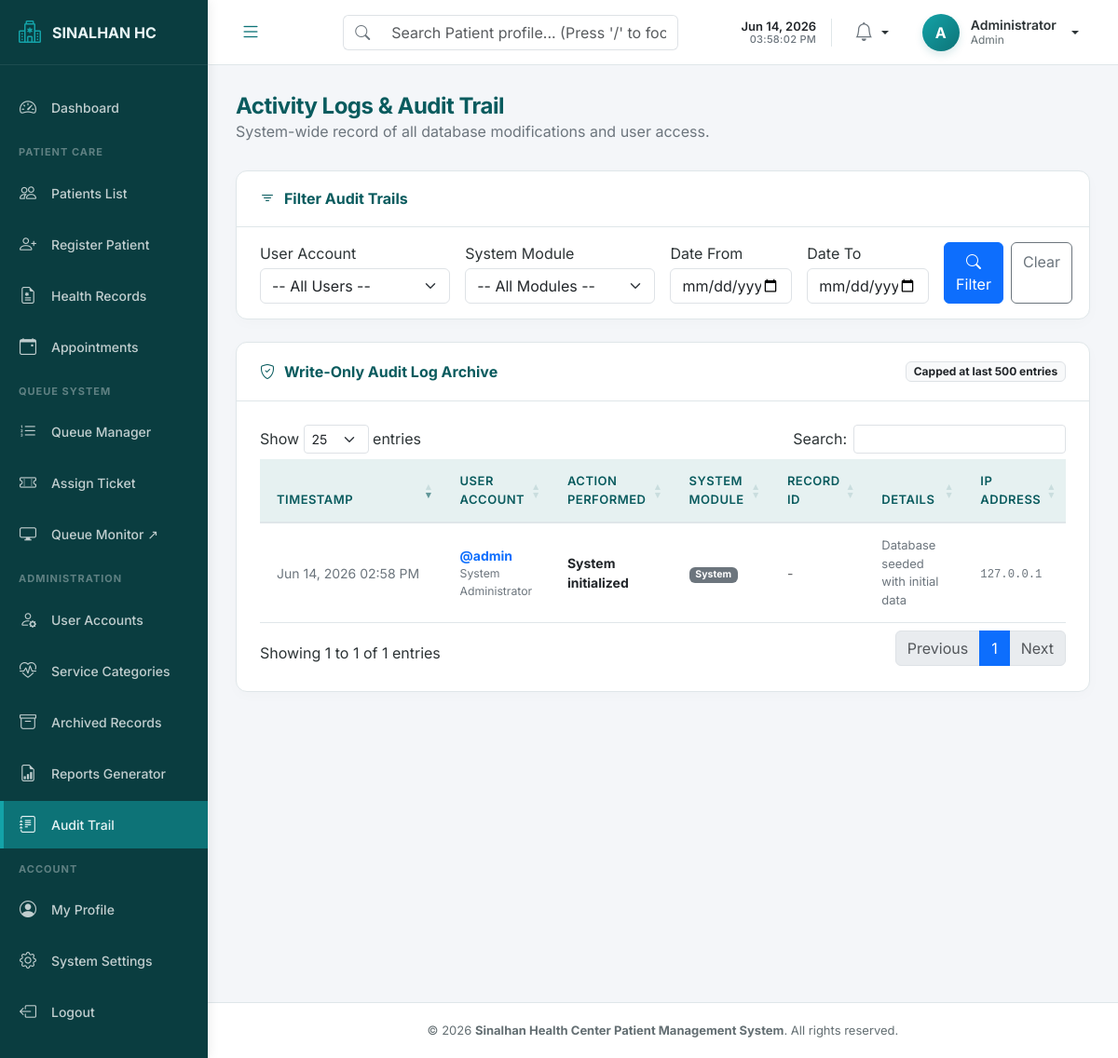
/admin/activity_log.php (signed in), run on the app's committed database.
### tables this page shows
CREATE TABLE IF NOT EXISTS system_settings (
    setting_key VARCHAR(100) NOT NULL PRIMARY KEY,
    setting_value TEXT DEFAULT NULL,
    updated_at TIMESTAMP NOT NULL DEFAULT CURRENT_TIMESTAMP ON UPDATE CURRENT_TIMESTAMP
);

CREATE TABLE IF NOT EXISTS activity_log (
    log_id INT AUTO_INCREMENT PRIMARY KEY,
    user_id INT DEFAULT NULL,
    action VARCHAR(255) NOT NULL COMMENT 'e.g. Registered patient, Updated appointment',
    module ENUM('Patient Records', 'Health Records', 'Appointment', 'Queue', 'Admin', 'Auth', 'System') NOT NULL,
    record_id INT DEFAULT NULL COMMENT 'ID of the affected record',
    details TEXT DEFAULT NULL COMMENT 'Additional context about the action',
    ip_address VARCHAR(45) DEFAULT NULL,
    created_at TIMESTAMP NOT NULL DEFAULT CURRENT_TIMESTAMP,
    INDEX idx_user_id (user_id),
    INDEX idx_module (module),
    INDEX idx_created_at (created_at),
    INDEX idx_record_id (record_id),
    CONSTRAINT fk_activity_log_user 
        FOREIGN KEY (user_id) REFERENCES users(user_id) 
        ON DELETE SET NULL ON UPDATE CASCADE
);

CREATE TABLE IF NOT EXISTS users (
    user_id INT AUTO_INCREMENT PRIMARY KEY,
    username VARCHAR(50) NOT NULL UNIQUE,
    password_hash VARCHAR(255) NOT NULL,
    first_name VARCHAR(100) NOT NULL,
    last_name VARCHAR(100) NOT NULL,
    email VARCHAR(150) DEFAULT NULL,
    contact_number VARCHAR(20) DEFAULT NULL,
    role ENUM('admin', 'staff', 'bhw') NOT NULL DEFAULT 'staff',
    is_active TINYINT(1) NOT NULL DEFAULT 1 COMMENT '1=active, 0=deactivated',
    last_login DATETIME DEFAULT NULL,
    last_login_ip VARCHAR(45) DEFAULT NULL,
    is_archived TINYINT(1) NOT NULL DEFAULT 0 COMMENT '1=archived, 0=active',
    two_fa_secret VARCHAR(32) DEFAULT NULL,
    two_fa_enabled TINYINT(1) DEFAULT 0,
    theme VARCHAR(10) NOT NULL DEFAULT 'light',
    font_size VARCHAR(10) NOT NULL DEFAULT 'normal',
    created_at TIMESTAMP NOT NULL DEFAULT CURRENT_TIMESTAMP,
    updated_at TIMESTAMP NOT NULL DEFAULT CURRENT_TIMESTAMP ON UPDATE CURRENT_TIMESTAMP,
    INDEX idx_role (role),
    INDEX idx_is_active (is_active),
    INDEX idx_is_archived (is_archived)
);

### admin/activity_log.php (the view, shortened to what the rows shown need)
<?php
$pdo = Database::getInstance()->getConnection();
try {
    $sql = "
        SELECT al.log_id, al.action, al.module, al.record_id, al.details, al.ip_address, al.created_at,
               u.username, u.first_name, u.last_name
        FROM activity_log al
        LEFT JOIN users u ON al.user_id = u.user_id
        WHERE 1=1
    ";
    $params = [];
    $sql .= " ORDER BY al.created_at DESC LIMIT 500";
    $stmt = $pdo->prepare($sql);
    $stmt->execute($params);
    $logs = $stmt->fetchAll();
} catch (Exception $e) {
    error_log("Activity log loading failed: " . $e->getMessage());
    $usersDropdown = [];
    $logs = [];
}
require_once __DIR__ . '/../includes/header.php';
require_once __DIR__ . '/../includes/sidebar.php';
?>
<main class="main-content">
    <div class="page-header">
        <div>
            <h2 class="page-title">Activity Logs & Audit Trail</h2>
        </div>
    </div>
    <div class="card-custom">
        <div class="card-custom-body">
            <div class="table-responsive">
                <table class="table table-hover table-custom align-middle" id="logsTable">
                    <thead>
                        <tr>
                            <th style="width: 170px;">Timestamp</th>
                            <th>User Account</th>
                            <th>Action Performed</th>
                            <th>System Module</th>
                            <th>Record ID</th>
                            <th>Details</th>
                            <th>IP Address</th>
                        </tr>
                    </thead>
                    <tbody>
                        <?php foreach ($logs as $l): ?>
                            <tr>
                                <td data-order="<?= htmlspecialchars($l['created_at']) ?>">
                                    <span class="text-secondary"><?= date('M d, Y h:i A', strtotime($l['created_at'])) ?></span>
                                </td>
                                <td>
                                    <?php if ($l['username']): ?>
                                        <strong class="text-primary">@<?= htmlspecialchars($l['username']) ?></strong>
                                        <div class="small text-secondary"><?= htmlspecialchars($l['first_name'] . ' ' . $l['last_name']) ?></div>
                                    <?php else: ?>
                                        <span class="text-muted">System Agent</span>
                                    <?php endif; ?>
                                </td>
                                <td><strong class="text-dark"><?= htmlspecialchars($l['action']) ?></strong></td>
                                <td>
                                    <?php
                                        $badgeClass = 'bg-secondary';
                                    ?>
                                    <span class="badge <?= $badgeClass ?>"><?= htmlspecialchars($l['module']) ?></span>
                                </td>
                                <td>
                                    <?= $l['record_id'] ? '<span class="badge bg-light text-dark border">#' . $l['record_id'] . '</span>' : '<span class="text-muted">-</span>' ?>
                                </td>
                                <td class="text-secondary" style="max-width: 250px; font-size: 13px;">
                                    <?= htmlspecialchars($l['details'] ?? '-') ?>
                                </td>
                                <td><code class="text-secondary"><?= htmlspecialchars($l['ip_address'] ?? '0.0.0.0') ?></code></td>
                            </tr>
                        <?php endforeach; ?>
                    </tbody>
                </table>
            </div>
        </div>
    </div>
</main>
<?php
require_once __DIR__ . '/../includes/footer.php';
?>

### includes/sidebar.php (shortened to what the rows shown need)
<?php
require_once __DIR__ . '/../includes/settings_helper.php';
$sidebarPdo = Database::getInstance()->getConnection();
$clinicNameSetting = get_setting($sidebarPdo, 'clinic_name', 'Sinalhan HC');
$clinicLogoSetting = get_setting($sidebarPdo, 'clinic_logo', '');
$logoText = 'SINALHAN HC';
if (!empty($clinicNameSetting)) {
    if (stripos($clinicNameSetting, 'Barangay Sinalhan') === 0) {
        $logoText = 'SINALHAN HC';
    } else {
        $logoText = mb_strtoupper($clinicNameSetting);
    }
}
$fontSize = '16px';
?>
<aside id="sidebar">
    <div class="sidebar-header">
        <a href="<?= BASE_URL ?>index.php" class="sidebar-logo">
            <?php if (!empty($clinicLogoSetting)): ?>
                <img src="<?= BASE_URL . $clinicLogoSetting ?>" alt="Logo" style="height: 30px; width: 30px; object-fit: contain; border-radius: 4px;">
            <?php else: ?>
                <i class="bi bi-hospital"></i>
            <?php endif; ?>
            <span style="font-size: <?= $fontSize ?>; text-overflow: ellipsis; overflow: hidden; white-space: nowrap; flex-grow: 1;"><?= htmlspecialchars($logoText) ?></span>
        </a>
    </div>
</aside>
<div id="content-wrapper">

### data on the page
system_settings: setting_value "SINALHAN HC"
activity_log: created_at "Jun 14, 2026 02:58 PM", user.username "admin", user.last_name "System Administrator", action "System initialized", module "System", details "Database seeded with initial data", ip_address "127.0.0.1"

### other printed values
$avatarLetter "A"
$sidebarUserFullName "Administrator"
$role "Admin"
APP_NAME "Sinalhan Health Center Patient Management System"
